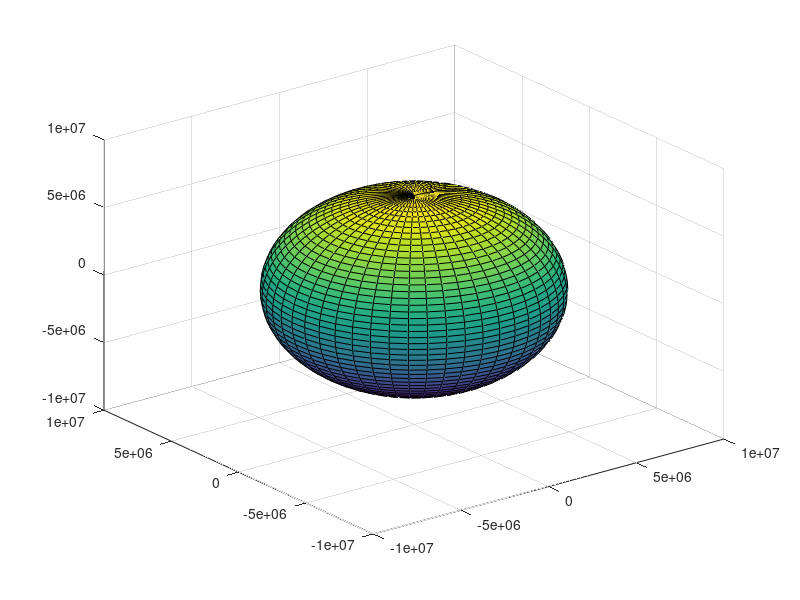

Here is the MATLAB script that generated this plot: (Note: this script raises an error after producing the figure.)
function asteroid(Ra, pos)
% asteroid(Ra, pos)
% Plotta un asteroide con raggio Ra centrato nel punto pos = [x0, y0, z0]
% Ra: raggio dell'asteroide (default 6.955e6 m)
% pos: coordinate del centro (default [0, 0, 0])

    if nargin < 1
        Ra = 6.955e6;
    end
    if nargin < 2
        pos = [0, 0, 0];  % centro sull'origine se non specificato
    end

    x0 = pos(1);
    y0 = pos(2);
    z0 = pos(3);

    % Sfera di riferimento
    [X, Y, Z] = sphere(50);

    % Crea la superficie dell'asteroide spostata in (x0, y0, z0)
    HAST = surf(Ra*X + x0, Ra*Y + y0, Ra*Z + z0);

    % Carica la texture
    topoAST = imread('asteroid.png');

    % Applica la texture
    set(HAST, 'FaceColor', 'texture', ...
              'CData', im2double(topoAST), ...
              'EdgeColor', 'none');

    set(gca, 'Color', 'w');
    axis equal
    rotate3d;
end
